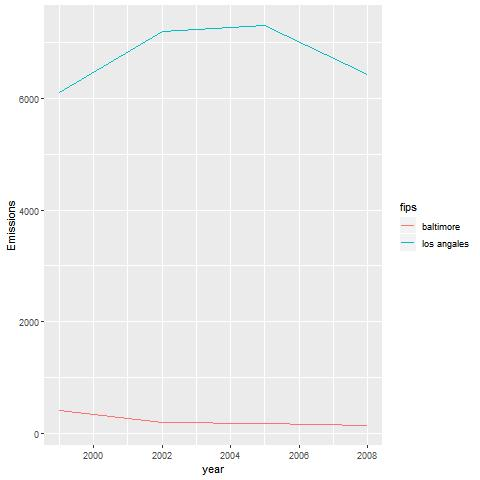

Write the R code that produced this figure.
df<- readRDS("summary.rds")
str(df)
sum(is.na(df))
library(dplyr)

LA <- df[df$fips=="06037",]
motor <- grepl("Vehicle",map$SCC.Level.Two)
sub_map <- map[motor,]

motor_merge_baltimore <- merge(sub_map,baltimore,by="SCC")
motor_merge_baltimore$fips <- "baltimore"

motor_merge_LA <- merge(sub_map,LA,by="SCC")
motor_merge_LA$fips <- "los angales"

r <- rbind(motor_merge_baltimore,motor_merge_LA)

agg <- aggregate(Emissions~year+fips,agg,sum)
jpeg("Plot6.png")
ggplot(agg,aes(year,Emissions,color=fips)) + geom_line()
dev.off()
